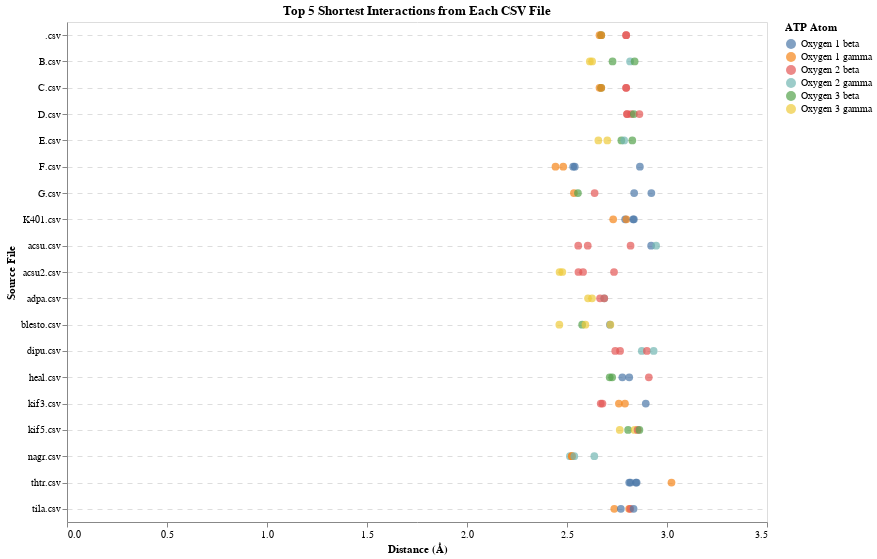

Notebook code cell kept with this figure:
### Code cell
import pandas as pd
import altair as alt
import os

# Directory containing the CSV files
input_directory_path = '/Users/jazzeruncal/git/Jazzer_surf/data/'  # Update this to your input directory path

# List all CSV files in the directory
csv_files = [f for f in os.listdir(input_directory_path) if f.endswith('.csv')]

# Initialize a list to hold the top 5 interactions from each file
all_top_5_interactions = []

# Important ATP atoms
important_atoms = [
    'Phosphorus gamma', 'Phosphorus beta', 
    'Oxygen 1 beta', 'Oxygen 2 beta', 'Oxygen 3 beta',
    'Oxygen 3 gamma', 'Oxygen 2 gamma', 'Oxygen 1 gamma'
]

# Process each CSV file
for csv_file in csv_files:
    file_path = os.path.join(input_directory_path, csv_file)
    
    # Load the CSV file
    data = pd.read_csv(file_path)
    
    # Apply the distance filter
    filtered_data = data[data["Distance (Å)"] < 4]
    
    # Filter to include only the important ATP atoms
    filtered_data = filtered_data[filtered_data['ATP Complete Atom Name'].isin(important_atoms)]
    
    # Sort the data by distance to get the shortest interactions
    sorted_data = filtered_data.sort_values(by="Distance (Å)")
    
    # Select the top 5 shortest interactions
    top_5_interactions = sorted_data.head(5)
    
    # Add a column for the source file
    top_5_interactions['Source File'] = csv_file[len("interactions"):]  # Extract part of the file name after "interactions"
    
    # Append to the list
    all_top_5_interactions.append(top_5_interactions)

# Combine all top 5 interactions into a single DataFrame
combined_data = pd.concat(all_top_5_interactions)

# Define the order for the y-axis
ordered_files = ['K401', 'kif3', 'kif5', 'httr'] + sorted([f[len("interactions"):] for f in csv_files if not f[len("interactions"):] in ['K401', 'kif3', 'kif5', 'httr']])

# Create the plot
jitter = alt.Chart(combined_data).mark_circle(size=60).encode(
    x=alt.X('Distance (Å):Q', title='Distance (Å)'),
    y=alt.Y('Source File:N', title='Source File', sort=ordered_files),
    color=alt.Color('ATP Complete Atom Name:N', legend=alt.Legend(title="ATP Atom")),
    tooltip=['ATP Complete Atom Name', 'Binding Residue Single Letter', 'Binding Residue ID', 'Distance (Å)', 'Source File']
).transform_calculate(
    jitter='sqrt(-2*log(random()))*cos(2*PI*random())'
).encode(
    x=alt.X('Distance (Å):Q', title='Distance (Å)', axis=alt.Axis(grid=False)),
    y=alt.Y('Source File:N', title='Source File', sort=ordered_files, axis=alt.Axis(grid=True)),
    xOffset='jitter:Q'
).properties(
    height=500,
    width=700,
    title='Top 5 Shortest Interactions from Each CSV File'
).configure_axis(
    gridDash=[5, 5],
    tickCount=5
).configure_text(
    fontWeight='bold'
)

# Save the plot as an HTML file
jitter.save('top_5_shortest_interactions_filtered.html')

# Display the plot in the notebook
jitter

### Figure 1 — Vega-Lite specification as saved in the notebook (floating-point values rounded to 4 significant figures)
{"config": {"view": {"continuousWidth": 300, "continuousHeight": 300}, "axis": {"gridDash": [5, 5], "tickCount": 5}, "text": {"fontWeight": "bold"}}, "data": {"name": "data-f2376b3ec53b4c811b11d8c3606711f1"}, "mark": {"type": "circle", "size": 60}, "encoding": {"color": {"field": "ATP Complete Atom Name", "legend": {"title": "ATP Atom"}, "type": "nominal"}, "tooltip": [{"field": "ATP Complete Atom Name", "type": "nominal"}, {"field": "Binding Residue Single Letter", "type": "nominal"}, {"field": "Binding Residue ID", "type": "quantitative"}, {"field": "Distance (Å)", "type": "quantitative"}, {"field": "Source File", "type": "nominal"}], "x": {"axis": {"grid": false}, "field": "Distance (Å)", "title": "Distance (Å)", "type": "quantitative"}, "xOffset": {"field": "jitter", "type": "quantitative"}, "y": {"axis": {"grid": true}, "field": "Source File", "sort": ["K401", "kif3", "kif5", "httr", ".csv", "B.csv", "C.csv", "D.csv", "E.csv", "F.csv", "G.csv", "K401.csv", "acsu.csv", "acsu2.csv", "adpa.csv", "blesto.csv", "dipu.csv", "heal.csv", "kif3.csv", "kif5.csv", "nagr.csv", "thtr.csv", "tila.csv"], "title": "Source File", "type": "nominal"}}, "height": 500, "title": "Top 5 Shortest Interactions from Each CSV File", "transform": [{"calculate": "sqrt(-2*log(random()))*cos(2*PI*random())", "as": "jitter"}], "width": 700, "$schema": "https://vega.github.io/schema/vega-lite/v5.8.0.json", "datasets": {"data-f2376b3ec53b4c811b11d8c3606711f1": [{"ATP Residue Name": "ATP", "ATP Residue ID": 1, "ATP Atom Name": "O3B", "Binding Residue Name": "SER", "Binding Residue ID": 87, "Binding Atom Name": "N", "Distance (Å)": 2.713, "ATP Complete Atom Name": "Oxygen 3 beta", "Binding Complete Atom Name": "Nitrogen", "Binding Residue Single Letter": "S", "Source File": "heal.csv"}, {"ATP Residue Name": "ATP", "ATP Residue ID": 1, "ATP Atom Name": "O3B", "Binding Residue Name": "SER", "Binding Residue ID": 87, "Binding Atom Name": "N", "Distance (Å)": 2.726, "ATP Complete Atom Name": "Oxygen 3 beta", "Binding Complete Atom Name": "Nitrogen", "Binding Residue Single Letter": "S", "Source File": "heal.csv"}, {"ATP Residue Name": "ATP", "ATP Residue ID": 1, "ATP Atom Name": "O1B", "Binding Residue Name": "THR", "Binding Residue ID": 91, "Binding Atom Name": "N", "Distance (Å)": 2.777, "ATP Complete Atom Name": "Oxygen 1 beta", "Binding Complete Atom Name": "Nitrogen", "Binding Residue Single Letter": "T", "Source File": "heal.csv"}, {"ATP Residue Name": "ATP", "ATP Residue ID": 1, "ATP Atom Name": "O1B", "Binding Residue Name": "THR", "Binding Residue ID": 91, "Binding Atom Name": "N", "Distance (Å)": 2.811, "ATP Complete Atom Name": "Oxygen 1 beta", "Binding Complete Atom Name": "Nitrogen", "Binding Residue Single Letter": "T", "Source File": "heal.csv"}, {"ATP Residue Name": "ATP", "ATP Residue ID": 1, "ATP Atom Name": "O2B", "Binding Residue Name": "LYS", "Binding Residue ID": 90, "Binding Atom Name": "NZ", "Distance (Å)": 2.909, "ATP Complete Atom Name": "Oxygen 2 beta", "Binding Complete Atom Name": "Nitrogen zeta", "Binding Residue Single Letter": "K", "Source File": "heal.csv"}, {"ATP Residue Name": "ATP", "ATP Residue ID": 1, "ATP Atom Name": "O1B", "Binding Residue Name": "THR", "Binding Residue ID": 155, "Binding Atom Name": "N", "Distance (Å)": 2.811, "ATP Complete Atom Name": "Oxygen 1 beta", "Binding Complete Atom Name": "Nitrogen", "Binding Residue Single Letter": "T", "Source File": "thtr.csv"}, {"ATP Residue Name": "ATP", "ATP Residue ID": 1, "ATP Atom Name": "O1B", "Binding Residue Name": "THR", "Binding Residue ID": 155, "Binding Atom Name": "OG1", "Distance (Å)": 2.818, "ATP Complete Atom Name": "Oxygen 1 beta", "Binding Complete Atom Name": "Oxygen gamma 1", "Binding Residue Single Letter": "T", "Source File": "thtr.csv"}, {"ATP Residue Name": "ATP", "ATP Residue ID": 1, "ATP Atom Name": "O1B", "Binding Residue Name": "THR", "Binding Residue ID": 155, "Binding Atom Name": "N", "Distance (Å)": 2.844, "ATP Complete Atom Name": "Oxygen 1 beta", "Binding Complete Atom Name": "Nitrogen", "Binding Residue Single Letter": "T", "Source File": "thtr.csv"}, {"ATP Residue Name": "ATP", "ATP Residue ID": 1, "ATP Atom Name": "O1B", "Binding Residue Name": "THR", "Binding Residue ID": 155, "Binding Atom Name": "OG1", "Distance (Å)": 2.848, "ATP Complete Atom Name": "Oxygen 1 beta", "Binding Complete Atom Name": "Oxygen gamma 1", "Binding Residue Single Letter": "T", "Source File": "thtr.csv"}, {"ATP Residue Name": "ATP", "ATP Residue ID": 1, "ATP Atom Name": "O1G", "Binding Residue Name": "THR", "Binding Residue ID": 155, "Binding Atom Name": "OG1", "Distance (Å)": 3.022, "ATP Complete Atom Name": "Oxygen 1 gamma", "Binding Complete Atom Name": "Oxygen gamma 1", "Binding Residue Single Letter": "T", "Source File": "thtr.csv"}, {"ATP Residue Name": "ATP", "ATP Residue ID": 1, "ATP Atom Name": "O1G", "Binding Residue Name": "THR", "Binding Residue ID": 94, "Binding Atom Name": "CA", "Distance (Å)": 2.535, "ATP Complete Atom Name": "Oxygen 1 gamma", "Binding Complete Atom Name": "Calcium", "Binding Residue Single Letter": "T", "Source File": "G.csv"}, {"ATP Residue Name": "ATP", "ATP Residue ID": 1, "ATP Atom Name": "O3B", "Binding Residue Name": "SER", "Binding Residue ID": 95, "Binding Atom Name": "N", "Distance (Å)": 2.555, "ATP Complete Atom Name": "Oxygen 3 beta", "Binding Complete Atom Name": "Nitrogen", "Binding Residue Single Letter": "S", "Source File": "G.csv"}, {"ATP Residue Name": "ATP", "ATP Residue ID": 1, "ATP Atom Name": "O2B", "Binding Residue Name": "SER", "Binding Residue ID": 96, "Binding Atom Name": "N", "Distance (Å)": 2.638, "ATP Complete Atom Name": "Oxygen 2 beta", "Binding Complete Atom Name": "Nitrogen", "Binding Residue Single Letter": "S", "Source File": "G.csv"}, {"ATP Residue Name": "ATP", "ATP Residue ID": 1, "ATP Atom Name": "O1B", "Binding Residue Name": "THR", "Binding Residue ID": 99, "Binding Atom Name": "OG1", "Distance (Å)": 2.836, "ATP Complete Atom Name": "Oxygen 1 beta", "Binding Complete Atom Name": "Oxygen gamma 1", "Binding Residue Single Letter": "T", "Source File": "G.csv"}, {"ATP Residue Name": "ATP", "ATP Residue ID": 1, "ATP Atom Name": "O1B", "Binding Residue Name": "THR", "Binding Residue ID": 99, "Binding Atom Name": "N", "Distance (Å)": 2.922, "ATP Complete Atom Name": "Oxygen 1 beta", "Binding Complete Atom Name": "Nitrogen", "Binding Residue Single Letter": "T", "Source File": "G.csv"}, {"ATP Residue Name": "ATP", "ATP Residue ID": 1, "ATP Atom Name": "O1G", "Binding Residue Name": "LYS", "Binding Residue ID": 98, "Binding Atom Name": "NZ", "Distance (Å)": 2.662, "ATP Complete Atom Name": "Oxygen 1 gamma", "Binding Complete Atom Name": "Nitrogen zeta", "Binding Residue Single Letter": "K", "Source File": ".csv"}, {"ATP Residue Name": "ATP", "ATP Residue ID": 1, "ATP Atom Name": "O3B", "Binding Residue Name": "SER", "Binding Residue ID": 95, "Binding Atom Name": "N", "Distance (Å)": 2.671, "ATP Complete Atom Name": "Oxygen 3 beta", "Binding Complete Atom Name": "Nitrogen", "Binding Residue Single Letter": "S", "Source File": ".csv"}, {"ATP Residue Name": "ATP", "ATP Residue ID": 1, "ATP Atom Name": "O1G", "Binding Residue Name": "LYS", "Binding Residue ID": 98, "Binding Atom Name": "NZ", "Distance (Å)": 2.672, "ATP Complete Atom Name": "Oxygen 1 gamma", "Binding Complete Atom Name": "Nitrogen zeta", "Binding Residue Single Letter": "K", "Source File": ".csv"}, {"ATP Residue Name": "ATP", "ATP Residue ID": 1, "ATP Atom Name": "O2B", "Binding Residue Name": "THR", "Binding Residue ID": 99, "Binding Atom Name": "OG1", "Distance (Å)": 2.795, "ATP Complete Atom Name": "Oxygen 2 beta", "Binding Complete Atom Name": "Oxygen gamma 1", "Binding Residue Single Letter": "T", "Source File": ".csv"}, {"ATP Residue Name": "ATP", "ATP Residue ID": 1, "ATP Atom Name": "O2B", "Binding Residue Name": "THR", "Binding Residue ID": 99, "Binding Atom Name": "N", "Distance (Å)": 2.796, "ATP Complete Atom Name": "Oxygen 2 beta", "Binding Complete Atom Name": "Nitrogen", "Binding Residue Single Letter": "T", "Source File": ".csv"}, {"ATP Residue Name": "ATP", "ATP Residue ID": 1, "ATP Atom Name": "O1G", "Binding Residue Name": "LYS", "Binding Residue ID": 95, "Binding Atom Name": "NZ", "Distance (Å)": 2.736, "ATP Complete Atom Name": "Oxygen 1 gamma", "Binding Complete Atom Name": "Nitrogen zeta", "Binding Residue Single Letter": "K", "Source File": "tila.csv"}, {"ATP Residue Name": "ATP", "ATP Residue ID": 1, "ATP Atom Name": "O1B", "Binding Residue Name": "LYS", "Binding Residue ID": 95, "Binding Atom Name": "NZ", "Distance (Å)": 2.769, "ATP Complete Atom Name": "Oxygen 1 beta", "Binding Complete Atom Name": "Nitrogen zeta", "Binding Residue Single Letter": "K", "Source File": "tila.csv"}, {"ATP Residue Name": "ATP", "ATP Residue ID": 1, "ATP Atom Name": "O1G", "Binding Residue Name": "LYS", "Binding Residue ID": 95, "Binding Atom Name": "NZ", "Distance (Å)": 2.811, "ATP Complete Atom Name": "Oxygen 1 gamma", "Binding Complete Atom Name": "Nitrogen zeta", "Binding Residue Single Letter": "K", "Source File": "tila.csv"}, {"ATP Residue Name": "ATP", "ATP Residue ID": 1, "ATP Atom Name": "O2B", "Binding Residue Name": "THR", "Binding Residue ID": 96, "Binding Atom Name": "N", "Distance (Å)": 2.816, "ATP Complete Atom Name": "Oxygen 2 beta", "Binding Complete Atom Name": "Nitrogen", "Binding Residue Single Letter": "T", "Source File": "tila.csv"}, {"ATP Residue Name": "ATP", "ATP Residue ID": 1, "ATP Atom Name": "O1B", "Binding Residue Name": "LYS", "Binding Residue ID": 95, "Binding Atom Name": "NZ", "Distance (Å)": 2.833, "ATP Complete Atom Name": "Oxygen 1 beta", "Binding Complete Atom Name": "Nitrogen zeta", "Binding Residue Single Letter": "K", "Source File": "tila.csv"}, {"ATP Residue Name": "ATP", "ATP Residue ID": 1, "ATP Atom Name": "O1G", "Binding Residue Name": "THR", "Binding Residue ID": 92, "Binding Atom Name": "OG1", "Distance (Å)": 2.442, "ATP Complete Atom Name": "Oxygen 1 gamma", "Binding Complete Atom Name": "Oxygen gamma 1", "Binding Residue Single Letter": "T", "Source File": "F.csv"}, {"ATP Residue Name": "ATP", "ATP Residue ID": 1, "ATP Atom Name": "O1G", "Binding Residue Name": "THR", "Binding Residue ID": 92, "Binding Atom Name": "OG1", "Distance (Å)": 2.481, "ATP Complete Atom Name": "Oxygen 1 gamma", "Binding Complete Atom Name": "Oxygen gamma 1", "Binding Residue Single Letter": "T", "Source File": "F.csv"}, {"ATP Residue Name": "ATP", "ATP Residue ID": 1, "ATP Atom Name": "O1B", "Binding Residue Name": "THR", "Binding Residue ID": 92, "Binding Atom Name": "N", "Distance (Å)": 2.531, "ATP Complete Atom Name": "Oxygen 1 beta", "Binding Complete Atom Name": "Nitrogen", "Binding Residue Single Letter": "T", "Source File": "F.csv"}, {"ATP Residue Name": "ATP", "ATP Residue ID": 1, "ATP Atom Name": "O1B", "Binding Residue Name": "THR", "Binding Residue ID": 92, "Binding Atom Name": "N", "Distance (Å)": 2.539, "ATP Complete Atom Name": "Oxygen 1 beta", "Binding Complete Atom Name": "Nitrogen", "Binding Residue Single Letter": "T", "Source File": "F.csv"}, {"ATP Residue Name": "ATP", "ATP Residue ID": 1, "ATP Atom Name": "O1B", "Binding Residue Name": "LYS", "Binding Residue ID": 91, "Binding Atom Name": "N", "Distance (Å)": 2.864, "ATP Complete Atom Name": "Oxygen 1 beta", "Binding Complete Atom Name": "Nitrogen", "Binding Residue Single Letter": "K", "Source File": "F.csv"}, {"ATP Residue Name": "ATP", "ATP Residue ID": 1, "ATP Atom Name": "O2B", "Binding Residue Name": "THR", "Binding Residue ID": 92, "Binding Atom Name": "N", "Distance (Å)": 2.8, "ATP Complete Atom Name": "Oxygen 2 beta", "Binding Complete Atom Name": "Nitrogen", "Binding Residue Single Letter": "T", "Source File": "D.csv"}, {"ATP Residue Name": "ATP", "ATP Residue ID": 1, "ATP Atom Name": "O2B", "Binding Residue Name": "THR", "Binding Residue ID": 92, "Binding Atom Name": "OG1", "Distance (Å)": 2.801, "ATP Complete Atom Name": "Oxygen 2 beta", "Binding Complete Atom Name": "Oxygen gamma 1", "Binding Residue Single Letter": "T", "Source File": "D.csv"}, {"ATP Residue Name": "ATP", "ATP Residue ID": 1, "ATP Atom Name": "O2B", "Binding Residue Name": "THR", "Binding Residue ID": 92, "Binding Atom Name": "N", "Distance (Å)": 2.821, "ATP Complete Atom Name": "Oxygen 2 beta", "Binding Complete Atom Name": "Nitrogen", "Binding Residue Single Letter": "T", "Source File": "D.csv"}, {"ATP Residue Name": "ATP", "ATP Residue ID": 1, "ATP Atom Name": "O3B", "Binding Residue Name": "GLY", "Binding Residue ID": 88, "Binding Atom Name": "N", "Distance (Å)": 2.834, "ATP Complete Atom Name": "Oxygen 3 beta", "Binding Complete Atom Name": "Nitrogen", "Binding Residue Single Letter": "G", "Source File": "D.csv"}, {"ATP Residue Name": "ATP", "ATP Residue ID": 1, "ATP Atom Name": "O2B", "Binding Residue Name": "THR", "Binding Residue ID": 92, "Binding Atom Name": "OG1", "Distance (Å)": 2.862, "ATP Complete Atom Name": "Oxygen 2 beta", "Binding Complete Atom Name": "Oxygen gamma 1", "Binding Residue Single Letter": "T", "Source File": "D.csv"}, {"ATP Residue Name": "ATP", "ATP Residue ID": 1, "ATP Atom Name": "O2B", "Binding Residue Name": "THR", "Binding Residue ID": 92, "Binding Atom Name": "OG1", "Distance (Å)": 2.556, "ATP Complete Atom Name": "Oxygen 2 beta", "Binding Complete Atom Name": "Oxygen gamma 1", "Binding Residue Single Letter": "T", "Source File": "acsu.csv"}, {"ATP Residue Name": "ATP", "ATP Residue ID": 1, "ATP Atom Name": "O2B", "Binding Residue Name": "THR", "Binding Residue ID": 92, "Binding Atom Name": "OG1", "Distance (Å)": 2.604, "ATP Complete Atom Name": "Oxygen 2 beta", "Binding Complete Atom Name": "Oxygen gamma 1", "Binding Residue Single Letter": "T", "Source File": "acsu.csv"}, {"ATP Residue Name": "ATP", "ATP Residue ID": 1, "ATP Atom Name": "O2B", "Binding Residue Name": "THR", "Binding Residue ID": 92, "Binding Atom Name": "N", "Distance (Å)": 2.818, "ATP Complete Atom Name": "Oxygen 2 beta", "Binding Complete Atom Name": "Nitrogen", "Binding Residue Single Letter": "T", "Source File": "acsu.csv"}, {"ATP Residue Name": "ATP", "ATP Residue ID": 1, "ATP Atom Name": "O1B", "Binding Residue Name": "LYS", "Binding Residue ID": 91, "Binding Atom Name": "NZ", "Distance (Å)": 2.921, "ATP Complete Atom Name": "Oxygen 1 beta", "Binding Complete Atom Name": "Nitrogen zeta", "Binding Residue Single Letter": "K", "Source File": "acsu.csv"}, {"ATP Residue Name": "ATP", "ATP Residue ID": 1, "ATP Atom Name": "O2G", "Binding Residue Name": "THR", "Binding Residue ID": 87, "Binding Atom Name": "CG2", "Distance (Å)": 2.946, "ATP Complete Atom Name": "Oxygen 2 gamma", "Binding Complete Atom Name": "Unknown", "Binding Residue Single Letter": "T", "Source File": "acsu.csv"}, {"ATP Residue Name": "ATP", "ATP Residue ID": 1, "ATP Atom Name": "O3G", "Binding Residue Name": "LYS", "Binding Residue ID": 98, "Binding Atom Name": "NZ", "Distance (Å)": 2.657, "ATP Complete Atom Name": "Oxygen 3 gamma", "Binding Complete Atom Name": "Nitrogen zeta", "Binding Residue Single Letter": "K", "Source File": "E.csv"}, {"ATP Residue Name": "ATP", "ATP Residue ID": 1, "ATP Atom Name": "O3G", "Binding Residue Name": "LYS", "Binding Residue ID": 98, "Binding Atom Name": "NZ", "Distance (Å)": 2.702, "ATP Complete Atom Name": "Oxygen 3 gamma", "Binding Complete Atom Name": "Nitrogen zeta", "Binding Residue Single Letter": "K", "Source File": "E.csv"}, {"ATP Residue Name": "ATP", "ATP Residue ID": 1, "ATP Atom Name": "O3B", "Binding Residue Name": "SER", "Binding Residue ID": 95, "Binding Atom Name": "N", "Distance (Å)": 2.772, "ATP Complete Atom Name": "Oxygen 3 beta", "Binding Complete Atom Name": "Nitrogen", "Binding Residue Single Letter": "S", "Source File": "E.csv"}, {"ATP Residue Name": "ATP", "ATP Residue ID": 1, "ATP Atom Name": "O2G", "Binding Residue Name": "THR", "Binding Residue ID": 94, "Binding Atom Name": "CG2", "Distance (Å)": 2.786, "ATP Complete Atom Name": "Oxygen 2 gamma", "Binding Complete Atom Name": "Unknown", "Binding Residue Single Letter": "T", "Source File": "E.csv"}, {"ATP Residue Name": "ATP", "ATP Residue ID": 1, "ATP Atom Name": "O3B", "Binding Residue Name": "SER", "Binding Residue ID": 95, "Binding Atom Name": "N", "Distance (Å)": 2.827, "ATP Complete Atom Name": "Oxygen 3 beta", "Binding Complete Atom Name": "Nitrogen", "Binding Residue Single Letter": "S", "Source File": "E.csv"}, {"ATP Residue Name": "ATP", "ATP Residue ID": 1, "ATP Atom Name": "O3G", "Binding Residue Name": "LYS", "Binding Residue ID": 91, "Binding Atom Name": "NZ", "Distance (Å)": 2.614, "ATP Complete Atom Name": "Oxygen 3 gamma", "Binding Complete Atom Name": "Nitrogen zeta", "Binding Residue Single Letter": "K", "Source File": "B.csv"}, {"ATP Residue Name": "ATP", "ATP Residue ID": 1, "ATP Atom Name": "O3G", "Binding Residue Name": "LYS", "Binding Residue ID": 91, "Binding Atom Name": "NZ", "Distance (Å)": 2.626, "ATP Complete Atom Name": "Oxygen 3 gamma", "Binding Complete Atom Name": "Nitrogen zeta", "Binding Residue Single Letter": "K", "Source File": "B.csv"}, {"ATP Residue Name": "ATP", "ATP Residue ID": 1, "ATP Atom Name": "O3B", "Binding Residue Name": "GLY", "Binding Residue ID": 88, "Binding Atom Name": "N", "Distance (Å)": 2.728, "ATP Complete Atom Name": "Oxygen 3 beta", "Binding Complete Atom Name": "Nitrogen", "Binding Residue Single Letter": "G", "Source File": "B.csv"}, {"ATP Residue Name": "ATP", "ATP Residue ID": 1, "ATP Atom Name": "O2G", "Binding Residue Name": "SER", "Binding Residue ID": 205, "Binding Atom Name": "CB", "Distance (Å)": 2.815, "ATP Complete Atom Name": "Oxygen 2 gamma", "Binding Complete Atom Name": "Carbon beta", "Binding Residue Single Letter": "S", "Source File": "B.csv"}, {"ATP Residue Name": "ATP", "ATP Residue ID": 1, "ATP Atom Name": "O3B", "Binding Residue Name": "GLY", "Binding Residue ID": 88, "Binding Atom Name": "N", "Distance (Å)": 2.838, "ATP Complete Atom Name": "Oxygen 3 beta", "Binding Complete Atom Name": "Nitrogen", "Binding Residue Single Letter": "G", "Source File": "B.csv"}, {"ATP Residue Name": "ATP", "ATP Residue ID": 1, "ATP Atom Name": "O1G", "Binding Residue Name": "LYS", "Binding Residue ID": 98, "Binding Atom Name": "NZ", "Distance (Å)": 2.662, "ATP Complete Atom Name": "Oxygen 1 gamma", "Binding Complete Atom Name": "Nitrogen zeta", "Binding Residue Single Letter": "K", "Source File": "C.csv"}, {"ATP Residue Name": "ATP", "ATP Residue ID": 1, "ATP Atom Name": "O3B", "Binding Residue Name": "SER", "Binding Residue ID": 95, "Binding Atom Name": "N", "Distance (Å)": 2.671, "ATP Complete Atom Name": "Oxygen 3 beta", "Binding Complete Atom Name": "Nitrogen", "Binding Residue Single Letter": "S", "Source File": "C.csv"}, {"ATP Residue Name": "ATP", "ATP Residue ID": 1, "ATP Atom Name": "O1G", "Binding Residue Name": "LYS", "Binding Residue ID": 98, "Binding Atom Name": "NZ", "Distance (Å)": 2.672, "ATP Complete Atom Name": "Oxygen 1 gamma", "Binding Complete Atom Name": "Nitrogen zeta", "Binding Residue Single Letter": "K", "Source File": "C.csv"}, {"ATP Residue Name": "ATP", "ATP Residue ID": 1, "ATP Atom Name": "O2B", "Binding Residue Name": "THR", "Binding Residue ID": 99, "Binding Atom Name": "OG1", "Distance (Å)": 2.795, "ATP Complete Atom Name": "Oxygen 2 beta", "Binding Complete Atom Name": "Oxygen gamma 1", "Binding Residue Single Letter": "T", "Source File": "C.csv"}, {"ATP Residue Name": "ATP", "ATP Residue ID": 1, "ATP Atom Name": "O2B", "Binding Residue Name": "THR", "Binding Residue ID": 99, "Binding Atom Name": "N", "Distance (Å)": 2.796, "ATP Complete Atom Name": "Oxygen 2 beta", "Binding Complete Atom Name": "Nitrogen", "Binding Residue Single Letter": "T", "Source File": "C.csv"}, {"ATP Residue Name": "ATP", "ATP Residue ID": 1, "ATP Atom Name": "O2B", "Binding Residue Name": "THR", "Binding Residue ID": 92, "Binding Atom Name": "OG1", "Distance (Å)": 2.741, "ATP Complete Atom Name": "Oxygen 2 beta", "Binding Complete Atom Name": "Oxygen gamma 1", "Binding Residue Single Letter": "T", "Source File": "dipu.csv"}, {"ATP Residue Name": "ATP", "ATP Residue ID": 1, "ATP Atom Name": "O2B", "Binding Residue Name": "THR", "Binding Residue ID": 92, "Binding Atom Name": "OG1", "Distance (Å)": 2.765, "ATP Complete Atom Name": "Oxygen 2 beta", "Binding Complete Atom Name": "Oxygen gamma 1", "Binding Residue Single Letter": "T", "Source File": "dipu.csv"}, {"ATP Residue Name": "ATP", "ATP Residue ID": 1, "ATP Atom Name": "O2G", "Binding Residue Name": "LYS", "Binding Residue ID": 91, "Binding Atom Name": "NZ", "Distance (Å)": 2.874, "ATP Complete Atom Name": "Oxygen 2 gamma", "Binding Complete Atom Name": "Nitrogen zeta", "Binding Residue Single Letter": "K", "Source File": "dipu.csv"}, {"ATP Residue Name": "ATP", "ATP Residue ID": 1, "ATP Atom Name": "O2B", "Binding Residue Name": "THR", "Binding Residue ID": 92, "Binding Atom Name": "N", "Distance (Å)": 2.9, "ATP Complete Atom Name": "Oxygen 2 beta", "Binding Complete Atom Name": "Nitrogen", "Binding Residue Single Letter": "T", "Source File": "dipu.csv"}, {"ATP Residue Name": "ATP", "ATP Residue ID": 1, "ATP Atom Name": "O2G", "Binding Residue Name": "LYS", "Binding Residue ID": 91, "Binding Atom Name": "NZ", "Distance (Å)": 2.933, "ATP Complete Atom Name": "Oxygen 2 gamma", "Binding Complete Atom Name": "Nitrogen zeta", "Binding Residue Single Letter": "K", "Source File": "dipu.csv"}, {"ATP Residue Name": "ATP", "ATP Residue ID": 1, "ATP Atom Name": "O3G", "Binding Residue Name": "SER", "Binding Residue ID": 212, "Binding Atom Name": "CB", "Distance (Å)": 2.462, "ATP Complete Atom Name": "Oxygen 3 gamma", "Binding Complete Atom Name": "Carbon beta", "Binding Residue Single Letter": "S", "Source File": "blesto.csv"}, {"ATP Residue Name": "ATP", "ATP Residue ID": 1, "ATP Atom Name": "O3B", "Binding Residue Name": "SER", "Binding Residue ID": 98, "Binding Atom Name": "N", "Distance (Å)": 2.576, "ATP Complete Atom Name": "Oxygen 3 beta", "Binding Complete Atom Name": "Nitrogen", "Binding Residue Single Letter": "S", "Source File": "blesto.csv"}, {"ATP Residue Name": "ATP", "ATP Residue ID": 1, "ATP Atom Name": "O3G", "Binding Residue Name": "THR", "Binding Residue ID": 97, "Binding Atom Name": "CG2", "Distance (Å)": 2.592, "ATP Complete Atom Name": "Oxygen 3 gamma", "Binding Complete Atom Name": "Unknown", "Binding Residue Single Letter": "T", "Source File": "blesto.csv"}, {"ATP Residue Name": "ATP", "ATP Residue ID": 1, "ATP Atom Name": "O1B", "Binding Residue Name": "THR", "Binding Residue ID": 102, "Binding Atom Name": "OG1", "Distance (Å)": 2.715, "ATP Complete Atom Name": "Oxygen 1 beta", "Binding Complete Atom Name": "Oxygen gamma 1", "Binding Residue Single Letter": "T", "Source File": "blesto.csv"}, {"ATP Residue Name": "ATP", "ATP Residue ID": 1, "ATP Atom Name": "O3G", "Binding Residue Name": "THR", "Binding Residue ID": 97, "Binding Atom Name": "CG2", "Distance (Å)": 2.717, "ATP Complete Atom Name": "Oxygen 3 gamma", "Binding Complete Atom Name": "Unknown", "Binding Residue Single Letter": "T", "Source File": "blesto.csv"}, {"ATP Residue Name": "ATP", "ATP Residue ID": 1, "ATP Atom Name": "O3G", "Binding Residue Name": "LYS", "Binding Residue ID": 92, "Binding Atom Name": "NZ", "Distance (Å)": 2.605, "ATP Complete Atom Name": "Oxygen 3 gamma", "Binding Complete Atom Name": "Nitrogen zeta", "Binding Residue Single Letter": "K", "Source File": "adpa.csv"}, {"ATP Residue Name": "ATP", "ATP Residue ID": 1, "ATP Atom Name": "O3G", "Binding Residue Name": "LYS", "Binding Residue ID": 92, "Binding Atom Name": "NZ", "Distance (Å)": 2.625, "ATP Complete Atom Name": "Oxygen 3 gamma", "Binding Complete Atom Name": "Nitrogen zeta", "Binding Residue Single Letter": "K", "Source File": "adpa.csv"}, {"ATP Residue Name": "ATP", "ATP Residue ID": 1, "ATP Atom Name": "O2B", "Binding Residue Name": "THR", "Binding Residue ID": 93, "Binding Atom Name": "OG1", "Distance (Å)": 2.665, "ATP Complete Atom Name": "Oxygen 2 beta", "Binding Complete Atom Name": "Oxygen gamma 1", "Binding Residue Single Letter": "T", "Source File": "adpa.csv"}, {"ATP Residue Name": "ATP", "ATP Residue ID": 1, "ATP Atom Name": "O2G", "Binding Residue Name": "SER", "Binding Residue ID": 204, "Binding Atom Name": "CB", "Distance (Å)": 2.686, "ATP Complete Atom Name": "Oxygen 2 gamma", "Binding Complete Atom Name": "Carbon beta", "Binding Residue Single Letter": "S", "Source File": "adpa.csv"}, {"ATP Residue Name": "ATP", "ATP Residue ID": 1, "ATP Atom Name": "O2B", "Binding Residue Name": "THR", "Binding Residue ID": 93, "Binding Atom Name": "OG1", "Distance (Å)": 2.686, "ATP Complete Atom Name": "Oxygen 2 beta", "Binding Complete Atom Name": "Oxygen gamma 1", "Binding Residue Single Letter": "T", "Source File": "adpa.csv"}, {"ATP Residue Name": "ATP", "ATP Residue ID": 1, "ATP Atom Name": "O1G", "Binding Residue Name": "LYS", "Binding Residue ID": 98, "Binding Atom Name": "NZ", "Distance (Å)": 2.731, "ATP Complete Atom Name": "Oxygen 1 gamma", "Binding Complete Atom Name": "Nitrogen zeta", "Binding Residue Single Letter": "K", "Source File": "K401.csv"}, {"ATP Residue Name": "ATP", "ATP Residue ID": 1, "ATP Atom Name": "O1B", "Binding Residue Name": "THR", "Binding Residue ID": 99, "Binding Atom Name": "N", "Distance (Å)": 2.791, "ATP Complete Atom Name": "Oxygen 1 beta", "Binding Complete Atom Name": "Nitrogen", "Binding Residue Single Letter": "T", "Source File": "K401.csv"}, {"ATP Residue Name": "ATP", "ATP Residue ID": 1, "ATP Atom Name": "O1G", "Binding Residue Name": "LYS", "Binding Residue ID": 98, "Binding Atom Name": "NZ", "Distance (Å)": 2.797, "ATP Complete Atom Name": "Oxygen 1 gamma", "Binding Complete Atom Name": "Nitrogen zeta", "Binding Residue Single Letter": "K", "Source File": "K401.csv"}, {"ATP Residue Name": "ATP", "ATP Residue ID": 1, "ATP Atom Name": "O1B", "Binding Residue Name": "THR", "Binding Residue ID": 99, "Binding Atom Name": "OG1", "Distance (Å)": 2.831, "ATP Complete Atom Name": "Oxygen 1 beta", "Binding Complete Atom Name": "Oxygen gamma 1", "Binding Residue Single Letter": "T", "Source File": "K401.csv"}, {"ATP Residue Name": "ATP", "ATP Residue ID": 1, "ATP Atom Name": "O1B", "Binding Residue Name": "THR", "Binding Residue ID": 99, "Binding Atom Name": "OG1", "Distance (Å)": 2.835, "ATP Complete Atom Name": "Oxygen 1 beta", "Binding Complete Atom Name": "Oxygen gamma 1", "Binding Residue Single Letter": "T", "Source File": "K401.csv"}, {"ATP Residue Name": "ATP", "ATP Residue ID": 1, "ATP Atom Name": "O3G", "Binding Residue Name": "THR", "Binding Residue ID": 91, "Binding Atom Name": "OG1", "Distance (Å)": 2.463, "ATP Complete Atom Name": "Oxygen 3 gamma", "Binding Complete Atom Name": "Oxygen gamma 1", "Binding Residue Single Letter": "T", "Source File": "acsu2.csv"}, {"ATP Residue Name": "ATP", "ATP Residue ID": 1, "ATP Atom Name": "O3G", "Binding Residue Name": "THR", "Binding Residue ID": 91, "Binding Atom Name": "OG1", "Distance (Å)": 2.477, "ATP Complete Atom Name": "Oxygen 3 gamma", "Binding Complete Atom Name": "Oxygen gamma 1", "Binding Residue Single Letter": "T", "Source File": "acsu2.csv"}, {"ATP Residue Name": "ATP", "ATP Residue ID": 1, "ATP Atom Name": "O2B", "Binding Residue Name": "THR", "Binding Residue ID": 91, "Binding Atom Name": "N", "Distance (Å)": 2.557, "ATP Complete Atom Name": "Oxygen 2 beta", "Binding Complete Atom Name": "Nitrogen", "Binding Residue Single Letter": "T", "Source File": "acsu2.csv"}, {"ATP Residue Name": "ATP", "ATP Residue ID": 1, "ATP Atom Name": "O2B", "Binding Residue Name": "THR", "Binding Residue ID": 91, "Binding Atom Name": "N", "Distance (Å)": 2.58, "ATP Complete Atom Name": "Oxygen 2 beta", "Binding Complete Atom Name": "Nitrogen", "Binding Residue Single Letter": "T", "Source File": "acsu2.csv"}, {"ATP Residue Name": "ATP", "ATP Residue ID": 1, "ATP Atom Name": "O2B", "Binding Residue Name": "THR", "Binding Residue ID": 91, "Binding Atom Name": "OG1", "Distance (Å)": 2.735, "ATP Complete Atom Name": "Oxygen 2 beta", "Binding Complete Atom Name": "Oxygen gamma 1", "Binding Residue Single Letter": "T", "Source File": "acsu2.csv"}, {"ATP Residue Name": "ATP", "ATP Residue ID": 1, "ATP Atom Name": "O3G", "Binding Residue Name": "LYS", "Binding Residue ID": 92, "Binding Atom Name": "NZ", "Distance (Å)": 2.764, "ATP Complete Atom Name": "Oxygen 3 gamma", "Binding Complete Atom Name": "Nitrogen zeta", "Binding Residue Single Letter": "K", "Source File": "kif5.csv"}, {"ATP Residue Name": "ATP", "ATP Residue ID": 1, "ATP Atom Name": "O3B", "Binding Residue Name": "SER", "Binding Residue ID": 89, "Binding Atom Name": "N", "Distance (Å)": 2.806, "ATP Complete Atom Name": "Oxygen 3 beta", "Binding Complete Atom Name": "Nitrogen", "Binding Residue Single Letter": "S", "Source File": "kif5.csv"}, {"ATP Residue Name": "ATP", "ATP Residue ID": 1, "ATP Atom Name": "O3G", "Binding Residue Name": "LYS", "Binding Residue ID": 92, "Binding Atom Name": "NZ", "Distance (Å)": 2.838, "ATP Complete Atom Name": "Oxygen 3 gamma", "Binding Complete Atom Name": "Nitrogen zeta", "Binding Residue Single Letter": "K", "Source File": "kif5.csv"}, {"ATP Residue Name": "ATP", "ATP Residue ID": 1, "ATP Atom Name": "O2B", "Binding Residue Name": "LYS", "Binding Residue ID": 92, "Binding Atom Name": "NZ", "Distance (Å)": 2.853, "ATP Complete Atom Name": "Oxygen 2 beta", "Binding Complete Atom Name": "Nitrogen zeta", "Binding Residue Single Letter": "K", "Source File": "kif5.csv"}, {"ATP Residue Name": "ATP", "ATP Residue ID": 1, "ATP Atom Name": "O3B", "Binding Residue Name": "SER", "Binding Residue ID": 89, "Binding Atom Name": "N", "Distance (Å)": 2.862, "ATP Complete Atom Name": "Oxygen 3 beta", "Binding Complete Atom Name": "Nitrogen", "Binding Residue Single Letter": "S", "Source File": "kif5.csv"}, {"ATP Residue Name": "ATP", "ATP Residue ID": 1, "ATP Atom Name": "O2G", "Binding Residue Name": "SER", "Binding Residue ID": 214, "Binding Atom Name": "CA", "Distance (Å)": 2.514, "ATP Complete Atom Name": "Oxygen 2 gamma", "Binding Complete Atom Name": "Calcium", "Binding Residue Single Letter": "S", "Source File": "nagr.csv"}, {"ATP Residue Name": "ATP", "ATP Residue ID": 1, "ATP Atom Name": "O1G", "Binding Residue Name": "LYS", "Binding Residue ID": 95, "Binding Atom Name": "NZ", "Distance (Å)": 2.524, "ATP Complete Atom Name": "Oxygen 1 gamma", "Binding Complete Atom Name": "Nitrogen zeta", "Binding Residue Single Letter": "K", "Source File": "nagr.csv"}, {"ATP Residue Name": "ATP", "ATP Residue ID": 1, "ATP Atom Name": "O1G", "Binding Residue Name": "LYS", "Binding Residue ID": 95, "Binding Atom Name": "NZ", "Distance (Å)": 2.526, "ATP Complete Atom Name": "Oxygen 1 gamma", "Binding Complete Atom Name": "Nitrogen zeta", "Binding Residue Single Letter": "K", "Source File": "nagr.csv"}, {"ATP Residue Name": "ATP", "ATP Residue ID": 1, "ATP Atom Name": "O2G", "Binding Residue Name": "SER", "Binding Residue ID": 214, "Binding Atom Name": "CB", "Distance (Å)": 2.537, "ATP Complete Atom Name": "Oxygen 2 gamma", "Binding Complete Atom Name": "Carbon beta", "Binding Residue Single Letter": "S", "Source File": "nagr.csv"}, {"ATP Residue Name": "ATP", "ATP Residue ID": 1, "ATP Atom Name": "O2G", "Binding Residue Name": "SER", "Binding Residue ID": 214, "Binding Atom Name": "CA", "Distance (Å)": 2.637, "ATP Complete Atom Name": "Oxygen 2 gamma", "Binding Complete Atom Name": "Calcium", "Binding Residue Single Letter": "S", "Source File": "nagr.csv"}, {"ATP Residue Name": "ATP", "ATP Residue ID": 1, "ATP Atom Name": "O2B", "Binding Residue Name": "THR", "Binding Residue ID": 92, "Binding Atom Name": "N", "Distance (Å)": 2.669, "ATP Complete Atom Name": "Oxygen 2 beta", "Binding Complete Atom Name": "Nitrogen", "Binding Residue Single Letter": "T", "Source File": "kif3.csv"}, {"ATP Residue Name": "ATP", "ATP Residue ID": 1, "ATP Atom Name": "O2B", "Binding Residue Name": "THR", "Binding Residue ID": 92, "Binding Atom Name": "N", "Distance (Å)": 2.677, "ATP Complete Atom Name": "Oxygen 2 beta", "Binding Complete Atom Name": "Nitrogen", "Binding Residue Single Letter": "T", "Source File": "kif3.csv"}, {"ATP Residue Name": "ATP", "ATP Residue ID": 1, "ATP Atom Name": "O1G", "Binding Residue Name": "THR", "Binding Residue ID": 92, "Binding Atom Name": "OG1", "Distance (Å)": 2.76, "ATP Complete Atom Name": "Oxygen 1 gamma", "Binding Complete Atom Name": "Oxygen gamma 1", "Binding Residue Single Letter": "T", "Source File": "kif3.csv"}, {"ATP Residue Name": "ATP", "ATP Residue ID": 1, "ATP Atom Name": "O1G", "Binding Residue Name": "THR", "Binding Residue ID": 92, "Binding Atom Name": "OG1", "Distance (Å)": 2.79, "ATP Complete Atom Name": "Oxygen 1 gamma", "Binding Complete Atom Name": "Oxygen gamma 1", "Binding Residue Single Letter": "T", "Source File": "kif3.csv"}, {"ATP Residue Name": "ATP", "ATP Residue ID": 1, "ATP Atom Name": "O1B", "Binding Residue Name": "SER", "Binding Residue ID": 89, "Binding Atom Name": "N", "Distance (Å)": 2.894, "ATP Complete Atom Name": "Oxygen 1 beta", "Binding Complete Atom Name": "Nitrogen", "Binding Residue Single Letter": "S", "Source File": "kif3.csv"}]}}
